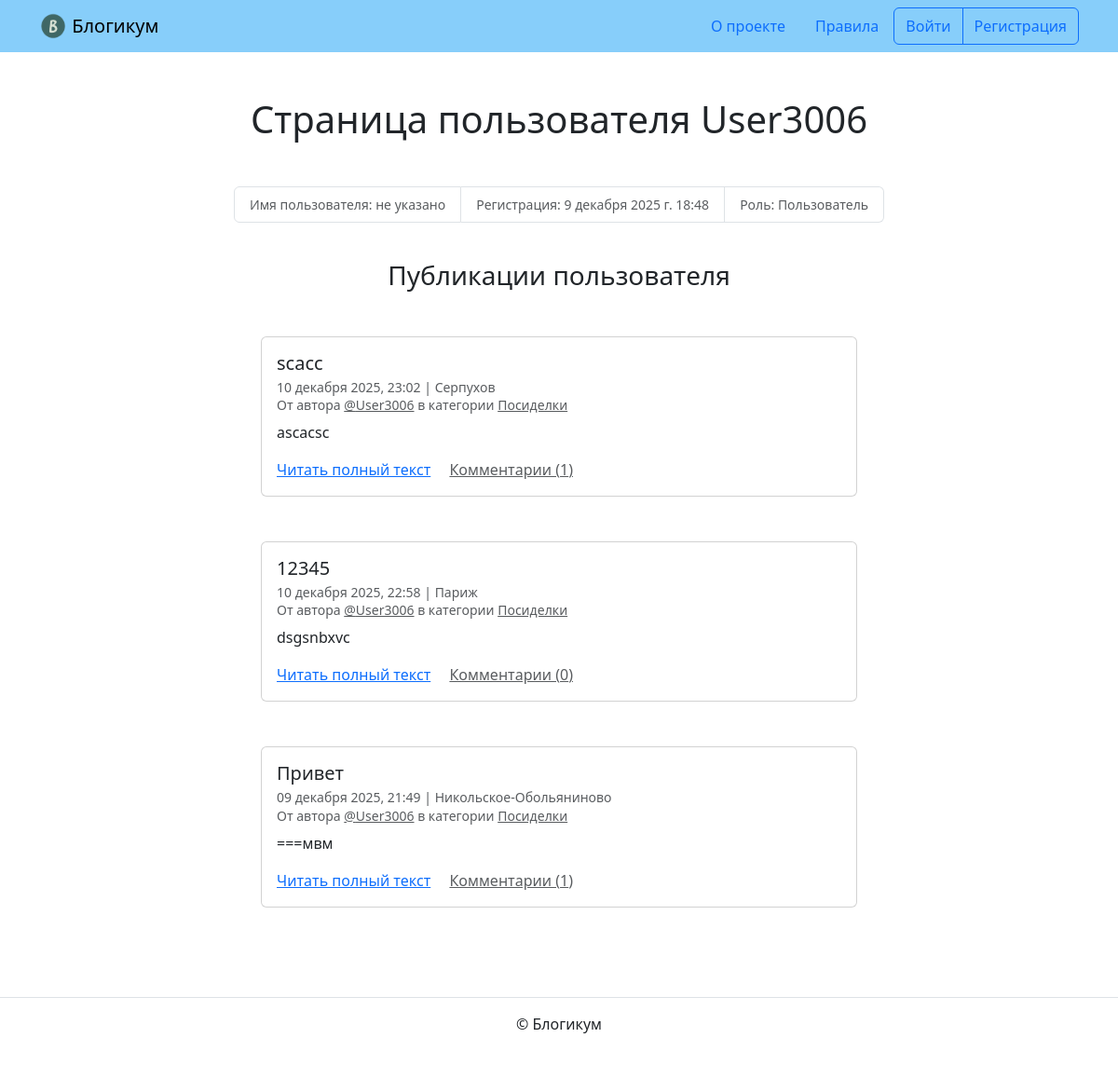
/profile/User3006/, run on the app's committed database.
### blog/models.py (models this page shows, shortened)
class BaseForPublication(models.Model):
    is_published = models.BooleanField(
        default=True,
        verbose_name='Опубликовано',
        help_text='Снимите галочку, чтобы скрыть публикацию.'
    )
    created_at = models.DateTimeField('Добавлено', auto_now_add=True,
                                      blank=False)
    class Meta:
        abstract = True

class Post(BaseForPublication):
    title = models.CharField('Название', max_length=256, blank=False)
    text = models.TextField('Текст', blank=False)
    pub_date = models.DateTimeField(
        'Дата и время публикации',
        help_text='Если установить дату и время в будущем — '
                  'можно делать отложенные публикации.'
    )
    author = models.ForeignKey(
        User,
        verbose_name='Автор публикации',
        on_delete=models.CASCADE,
        related_name='publications',
        blank=False
    )
    location = models.ForeignKey(
        Location,
        verbose_name='Местоположение',
        on_delete=models.SET_NULL,
        related_name='publications',
        null=True,
        blank=False
    )
    category = models.ForeignKey(
        Category,
        verbose_name='Категория',
        on_delete=models.SET_NULL,
        related_name='publications',
        null=True,
        blank=False
    )
    image = models.ImageField(
        upload_to="images",
        blank=True,
        verbose_name="Изображение",)
    class Meta:
        verbose_name = 'публикация'
        verbose_name_plural = 'Публикации'
        default_related_name = 'posts'
        ordering = ('-pub_date',)

class Location(BaseForPublication):
    name = models.CharField('Название места', max_length=256, blank=False)
    class Meta:
        verbose_name = 'местоположение'
        verbose_name_plural = 'Местоположения'
        ordering = ('name',)

class Category(BaseForPublication):
    title = models.CharField(
        'Заголовок',
        max_length=256,
        blank=False
    )
    description = models.TextField(
        verbose_name='Описание'
    )
    slug = models.SlugField(
        'Идентификатор',
        unique=True,
        blank=False,
        help_text=(
            'Идентификатор страницы для URL; '
            'разрешены символы латиницы, цифры, '
            'дефис и подчёркивание.')
    )
    class Meta:
        verbose_name = 'категория'
        verbose_name_plural = 'Категории'
        ordering = ('title',)

### blog/views.py (the view)
# urls.py: path('profile/<slug:username>/', views.UserView.as_view(),
class UserView(IndexView):
    template_name = "blog/profile.html"
    author = None
    def get_queryset(self):
        username = self.kwargs["username"]
        self.author = get_object_or_404(User, username=username)
        if self.author == self.request.user:
            return post_all_query().filter(author=self.author)
        return super().get_queryset().filter(author=self.author)
    def get_context_data(self, **kwargs):
        context = super().get_context_data(**kwargs)
        context["profile"] = self.author
        return context

### templates/blog/profile.html (shortened to what this page needs)
{% extends "base.html" %}
{% block content %}
  <h1 class="mb-5 text-center ">Страница пользователя {{ profile.username }}</h1>
  <small>
    <ul class="list-group list-group-horizontal justify-content-center mb-3">
      <li class="list-group-item text-muted">Имя пользователя: {% if profile.get_full_name %}{{ profile.get_full_name }}{% else %}не указано{% endif %}</li>
      <li class="list-group-item text-muted">Регистрация: {{ profile.date_joined }}</li>
      <li class="list-group-item text-muted">Роль: {% if profile.is_staff %}Админ{% else %}Пользователь{% endif %}</li>
    </ul>
  </small>
  <br>
  <h3 class="mb-5 text-center">Публикации пользователя</h3>
  {% for post in page_obj %}
    <article class="mb-5">
      {% include "includes/post_card.html" %}
    </article>
  {% endfor %}
{% endblock %}

### templates/includes/post_card.html (shortened to what this page needs)
<div class="col d-flex justify-content-center">
  <div class="card" style="width: 40rem;">
    <div class="card-body">
      <h5 class="card-title">{{ post.title }}</h5>
      <h6 class="card-subtitle mb-2 text-muted">
        <small>
          {{ post.pub_date|date:"d E Y, H:i" }} | {% if post.location and post.location.is_published %}{{ post.location.name }}{% else %}Планета Земля{% endif %}<br>
          От автора <a class="text-muted" href="{% url 'blog:profile' post.author.username %}">@{{ post.author.username }}</a> в
          категории {% include "includes/category_link.html" %}
        </small>
      </h6>
      <p class="card-text">{{ post.text|truncatewords:10 }}</p>
      <a href="{% url 'blog:post_detail' post.id %}" class="card-link">Читать полный текст</a>
      <a href="{% url 'blog:post_detail' post.id %}" class="card-link text-muted">Комментарии ({{ post.comment_count }})</a>
    </div>
  </div>
</div>

### templates/includes/category_link.html
<a class="text-muted" href="{% url 'blog:category_posts' post.category.slug %}">
  {{ post.category.title }}
</a>

### data on the page
Post: title "scacc", pub_date "10 декабря 2025, 23:02", location.name "Серпухов", author.username "User3006", category "Посиделки", text "ascacsc", comment_count "1"
Post: title "12345", pub_date "10 декабря 2025, 22:58", location.name "Париж", author.username "User3006", category "Посиделки", text "dsgsnbxvc", comment_count "0"
Post: title "Привет", pub_date "09 декабря 2025, 21:49", location.name "Никольское-Обольяниново", author.username "User3006", category "Посиделки", text "===мвм", comment_count "1"

### other printed values
{{ profile.username }} "User3006"
{{ profile.date_joined }} "9 декабря 2025 г. 18:48"
